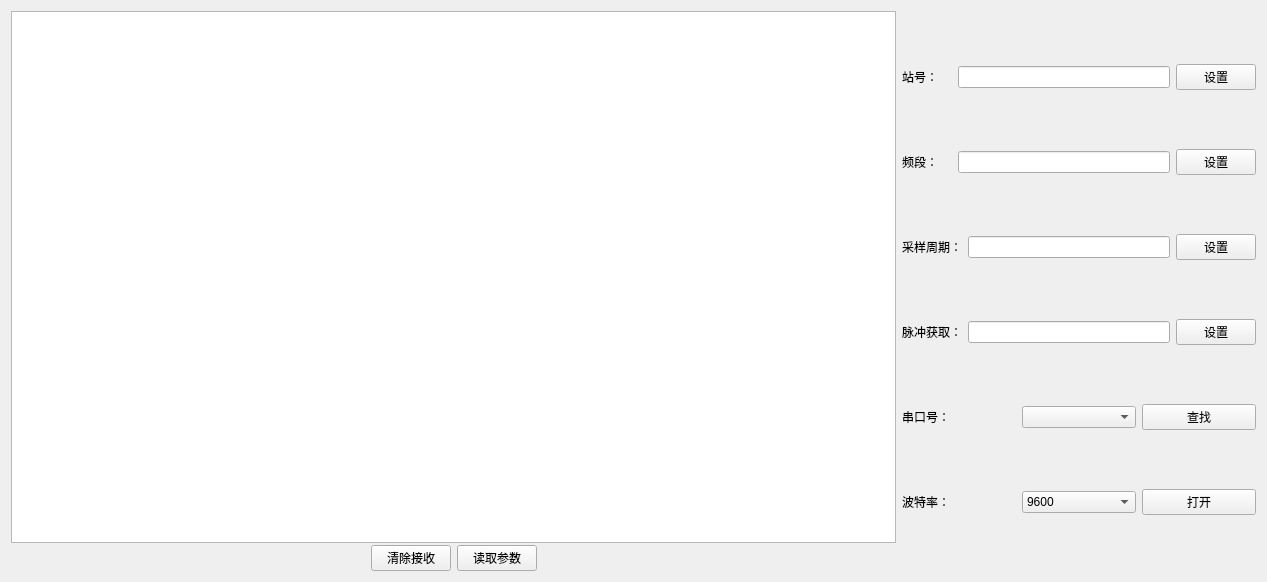
<?xml version="1.0" encoding="UTF-8"?>
<ui version="4.0">
 <class>Widget</class>
 <widget class="QWidget" name="Widget">
  <property name="enabled">
   <bool>true</bool>
  </property>
  <property name="geometry">
   <rect>
    <x>0</x>
    <y>0</y>
    <width>1267</width>
    <height>582</height>
   </rect>
  </property>
  <property name="windowTitle">
   <string>参数配置</string>
  </property>
  <property name="windowIcon">
   <iconset resource="ico.qrc">
    <normaloff>:/new/ico/ico/reph.ico</normaloff>:/new/ico/ico/reph.ico</iconset>
  </property>
  <layout class="QHBoxLayout" name="horizontalLayout_9">
   <item>
    <layout class="QHBoxLayout" name="horizontalLayout_7" stretch="5,2">
     <item>
      <layout class="QVBoxLayout" name="verticalLayout_2" stretch="0,0">
       <property name="spacing">
        <number>2</number>
       </property>
       <item>
        <widget class="QTextBrowser" name="textBrowser_recvData"/>
       </item>
       <item>
        <layout class="QHBoxLayout" name="horizontalLayout_8">
         <item>
          <spacer name="horizontalSpacer">
           <property name="orientation">
            <enum>Qt::Horizontal</enum>
           </property>
           <property name="sizeHint" stdset="0">
            <size>
             <width>40</width>
             <height>20</height>
            </size>
           </property>
          </spacer>
         </item>
         <item>
          <widget class="QPushButton" name="pushButton_clearRecv">
           <property name="text">
            <string>清除接收</string>
           </property>
          </widget>
         </item>
         <item>
          <widget class="QPushButton" name="pushButton_readData">
           <property name="text">
            <string>读取参数</string>
           </property>
          </widget>
         </item>
         <item>
          <spacer name="horizontalSpacer_2">
           <property name="orientation">
            <enum>Qt::Horizontal</enum>
           </property>
           <property name="sizeHint" stdset="0">
            <size>
             <width>40</width>
             <height>20</height>
            </size>
           </property>
          </spacer>
         </item>
        </layout>
       </item>
      </layout>
     </item>
     <item>
      <layout class="QVBoxLayout" name="verticalLayout">
       <item>
        <layout class="QHBoxLayout" name="horizontalLayout" stretch="1,5,1">
         <item>
          <widget class="QLabel" name="label_3">
           <property name="text">
            <string>站号：    </string>
           </property>
          </widget>
         </item>
         <item>
          <widget class="QLineEdit" name="lineEdit_station"/>
         </item>
         <item>
          <widget class="QPushButton" name="pushButton_stationSet">
           <property name="text">
            <string>设置</string>
           </property>
          </widget>
         </item>
        </layout>
       </item>
       <item>
        <layout class="QHBoxLayout" name="horizontalLayout_2">
         <item>
          <widget class="QLabel" name="label_4">
           <property name="text">
            <string>频段：    </string>
           </property>
          </widget>
         </item>
         <item>
          <widget class="QLineEdit" name="lineEdit_freq"/>
         </item>
         <item>
          <widget class="QPushButton" name="pushButton_freqSet">
           <property name="text">
            <string>设置</string>
           </property>
          </widget>
         </item>
        </layout>
       </item>
       <item>
        <layout class="QHBoxLayout" name="horizontalLayout_3">
         <item>
          <widget class="QLabel" name="label_5">
           <property name="text">
            <string>采样周期：</string>
           </property>
          </widget>
         </item>
         <item>
          <widget class="QLineEdit" name="lineEdit_samp"/>
         </item>
         <item>
          <widget class="QPushButton" name="pushButton_sampSet">
           <property name="enabled">
            <bool>true</bool>
           </property>
           <property name="text">
            <string>设置</string>
           </property>
          </widget>
         </item>
        </layout>
       </item>
       <item>
        <layout class="QHBoxLayout" name="horizontalLayout_4">
         <item>
          <widget class="QLabel" name="label_6">
           <property name="text">
            <string>脉冲获取：</string>
           </property>
          </widget>
         </item>
         <item>
          <widget class="QLineEdit" name="lineEdit_pulse"/>
         </item>
         <item>
          <widget class="QPushButton" name="pushButton_pulseSet">
           <property name="text">
            <string>设置</string>
           </property>
          </widget>
         </item>
        </layout>
       </item>
       <item>
        <layout class="QHBoxLayout" name="horizontalLayout_5" stretch="0,0,0">
         <item>
          <widget class="QLabel" name="label">
           <property name="text">
            <string>串口号：</string>
           </property>
          </widget>
         </item>
         <item>
          <widget class="QComboBox" name="comboBox_serialPort">
           <property name="enabled">
            <bool>true</bool>
           </property>
           <property name="editable">
            <bool>false</bool>
           </property>
          </widget>
         </item>
         <item>
          <widget class="QPushButton" name="pushButton_serchSerial">
           <property name="text">
            <string>查找</string>
           </property>
          </widget>
         </item>
        </layout>
       </item>
       <item>
        <layout class="QHBoxLayout" name="horizontalLayout_6" stretch="0,0,0">
         <item>
          <widget class="QLabel" name="label_2">
           <property name="text">
            <string>波特率：</string>
           </property>
          </widget>
         </item>
         <item>
          <widget class="QComboBox" name="comboBox_serialBaund">
           <property name="enabled">
            <bool>true</bool>
           </property>
           <item>
            <property name="text">
             <string>9600</string>
            </property>
           </item>
           <item>
            <property name="text">
             <string>38400</string>
            </property>
           </item>
           <item>
            <property name="text">
             <string>115200</string>
            </property>
           </item>
          </widget>
         </item>
         <item>
          <widget class="QPushButton" name="pushButton_openSerial">
           <property name="text">
            <string>打开</string>
           </property>
          </widget>
         </item>
        </layout>
       </item>
      </layout>
     </item>
    </layout>
   </item>
  </layout>
 </widget>
 <layoutdefault spacing="6" margin="11"/>
 <resources>
  <include location="ico.qrc"/>
 </resources>
 <connections/>
</ui>
